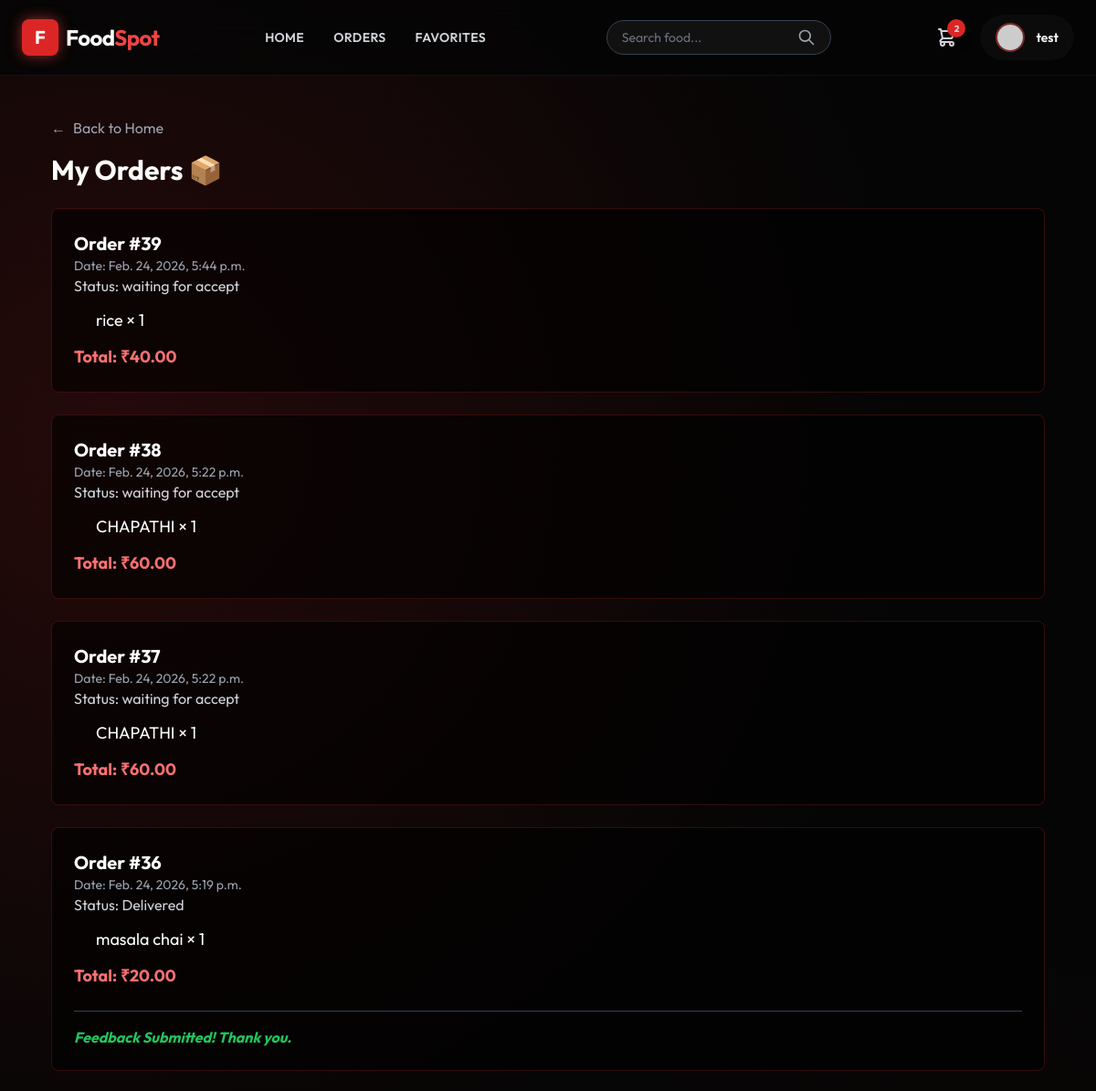
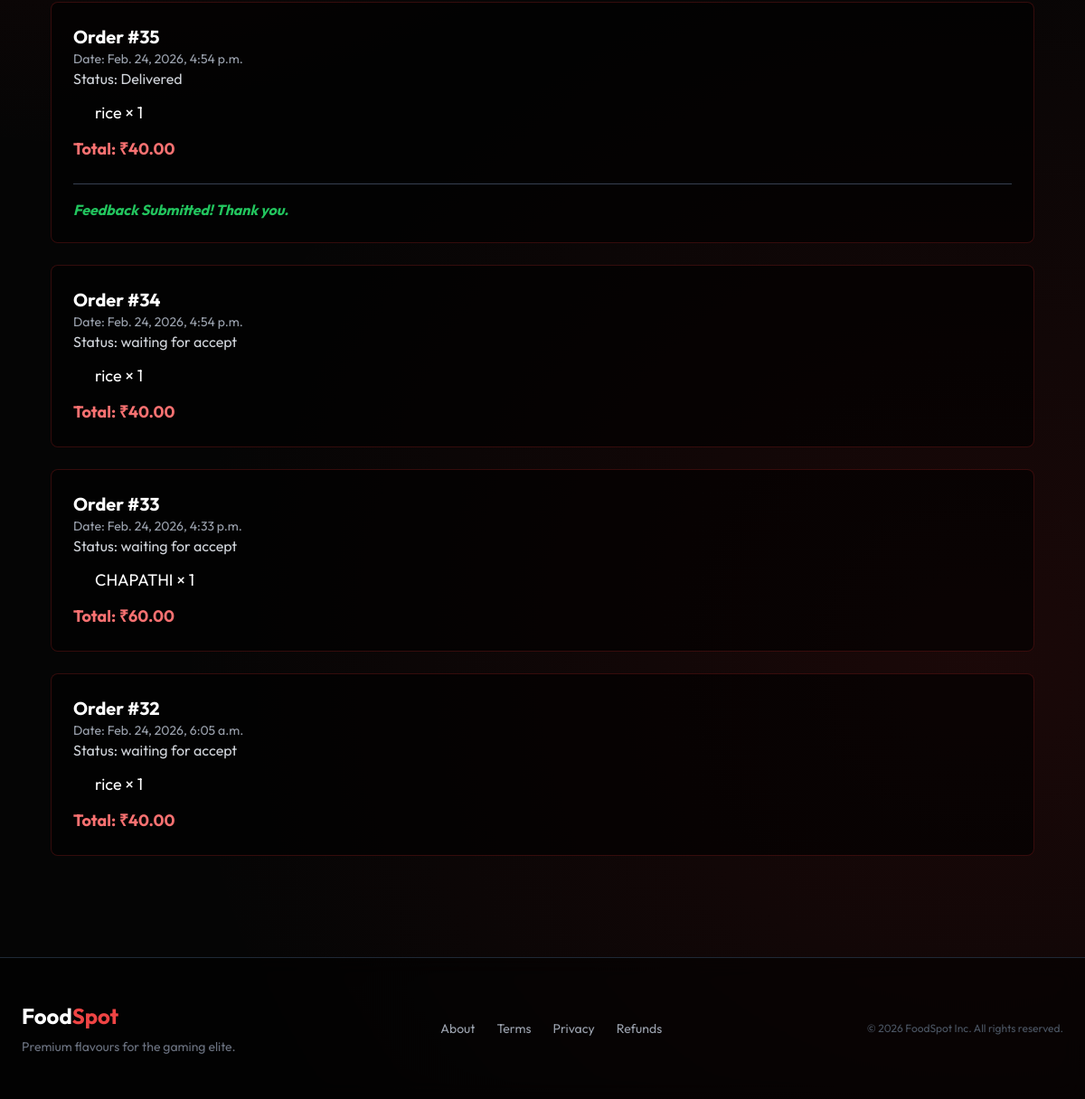
Page /my-orders/ (signed in) on the committed database (2 pictures, top to bottom).
### menu/models.py (models this page shows, shortened)
class Order(models.Model):
    orderitem = models.ForeignKey(Product, on_delete=models.CASCADE)
    customer = models.ForeignKey(User, on_delete=models.CASCADE)
    qty = models.IntegerField(default=1) # Kept this to avoid breaking Buy logic
    date_order = models.DateTimeField(auto_now_add=True)
    STATUS_CHOICES = (
        ('waiting for accept', 'waiting for accept'),
        ('accepted and cooking', 'accepted and cooking'),
        ('ready to pickup', 'ready to pickup'),
        ('Delivered', 'Delivered'),
        ('Cancelled', 'Cancelled'),
    )
    order_sts = models.CharField(max_length=50, choices=STATUS_CHOICES, default='waiting for accept')
    address = models.TextField(null=True, blank=True)
    price = models.DecimalField(max_digits=10, decimal_places=2, null=True)
    payment_method = models.CharField(max_length=50, default='COD')  # COD or GPay
    status_updated_at = models.DateTimeField(null=True, blank=True)  # For auto-status progression
    razorpay_order_id = models.CharField(max_length=200, null=True, blank=True)
    razorpay_payment_id = models.CharField(max_length=200, null=True, blank=True)
    razorpay_signature = models.CharField(max_length=200, null=True, blank=True)
    tracking_no = models.CharField(max_length=150, null=True, blank=True)

class Product(models.Model):
    category = models.ForeignKey(Category, on_delete=models.CASCADE)
    name = models.CharField(max_length=150, null=False, blank=False)
    product_image = models.ImageField(upload_to='images', null=True, blank=True)
    quantity = models.IntegerField(null=False, blank=False, default=0)
    original_price = models.DecimalField(max_digits=10, decimal_places=2, null=False)
    selling_price = models.DecimalField(max_digits=10, decimal_places=2, null=False)
    description = models.TextField(max_length=300, null=False)
    is_veg = models.BooleanField(default=False)

### menu/views.py (the view)
# urls.py: path("my-orders/", UserOrdersView.as_view(), name="my_orders"),
@method_decorator(signin_required, name="dispatch")
@method_decorator(never_cache, name="dispatch")
class UserOrdersView(View):
    def get(self, request):
        orders = Order.objects.filter(customer=request.user).order_by("-date_order")
        form = ReviewForm()
        return render(request, "menu/orders.html", {"orders": orders, "form": form})

### menu/forms.py
class ReviewForm(forms.ModelForm):
    class Meta:
        model = Review
        fields = ['rating', 'comment']
        widgets = {
            'rating': forms.NumberInput(attrs={
                "class": "w-full p-3 mb-4 bg-gray-800 text-white rounded outline-none focus:ring-2 focus:ring-red-500",
                "min": "1", "max": "5"
            }),
            'comment': forms.Textarea(attrs={
                "class": "w-full p-3 mb-4 bg-gray-800 text-white rounded outline-none h-24 focus:ring-2 focus:ring-red-500",
                "placeholder": "Enter your feedback"
            }),
        }

### menu/views.py (called while the page is built)
def signin_required(fn):
    def wrapper(request, *args, **kwargs):
        if not request.user.is_authenticated:
            return redirect("login")
        return fn(request, *args, **kwargs)
    return wrapper

### menu/templates/menu/orders.html (shortened to what this page needs)
{% extends 'menu/base.html' %}
{% block content %}
<div class="px-6 py-8">
    <div class="mb-4">
        <a href="{% url 'home' %}" class="text-gray-400 hover:text-white transition flex items-center gap-2 w-fit">
            <span>&larr;</span> Back to Home
        </a>
    </div>
    <h2 class="text-3xl font-bold mb-6">My Orders 📦</h2>
    {% if orders %}
    <div class="space-y-6">
        {% for order in orders %}
        <div class="bg-black/60 p-6 border border-red-900/40 rounded-lg">
            <h3 class="text-xl font-bold">Order #{{ order.id }}</h3>
            <p class="text-gray-400 text-sm">Date: {{ order.date_order }}</p>
            <p class="text-gray-300">Status: {{ order.order_sts }}</p>
            <div class="mt-3 mb-3 ml-6">
                {% if order.orderitem %}
                <p class="text-lg">{{ order.orderitem.name }} × {{ order.qty }}</p>
                {% else %}
                <p class="text-gray-500">Item unavailable</p>
                {% endif %}
            </div>
            <p class="text-red-400 text-lg font-bold">
                Total: ₹{{ order.price }}
            </p>
            {% if order.order_sts|lower == 'delivered' %}
            <div class="mt-6 border-t border-gray-700 pt-4">
                {% if order.review_set.exists %}
                <p class="text-green-500 font-bold italic">Feedback Submitted! Thank you.</p>
                {% endif %}
            </div>
            {% endif %}
        </div>
        {% endfor %}
    </div>
    {% else %}
    <p class="text-gray-400">No orders yet.</p>
    {% endif %}
</div>
{% endblock %}

### menu/templates/menu/base.html (shortened to what this page needs)
{% load static %}
<!DOCTYPE html>
<html lang="en">
<head>
    <script src="https://cdn.tailwindcss.com"></script>
</head>
<body class="flex flex-col min-h-screen">
    <nav class="glass-nav fixed w-full z-50 transition-all duration-300">
        <div class="max-w-7xl mx-auto px-6 py-4 flex justify-between items-center">
            <a href="{% url 'home' %}" class="flex items-center gap-2 group">
                <div
                    class="w-10 h-10 bg-red-600 rounded-lg flex items-center justify-center transform group-hover:rotate-12 transition duration-300 shadow-[0_0_15px_rgba(239,68,68,0.6)]">
                    <span class="text-white font-bold text-xl">F</span>
                </div>
                <span class="text-2xl font-bold tracking-tight group-hover:text-red-500 transition">Food<span
                        class="text-red-500">Spot</span></span>
            </a>
            {% if user.is_authenticated %}
            <div class="hidden md:flex items-center space-x-8 text-sm font-semibold uppercase tracking-wide">
                <a href="{% url 'home' %}" class="relative group text-gray-300 hover:text-white transition">
                    Home
                </a>
                <a href="{% url 'my_orders' %}" class="relative group text-gray-300 hover:text-white transition">
                    Orders
                </a>
                <a href="{% url 'favorites' %}" class="relative group text-gray-300 hover:text-white transition">
                    Favorites
                </a>
            </div>
            {% endif %}
            {% block search_bar %}
            <form action="{% url 'search' %}" method="GET"
                class="hidden md:flex items-center bg-white/5 border border-gray-700 rounded-full px-4 py-2 ml-4 focus-within:border-red-500/50 focus-within:bg-white/10 transition">
                <input type="text" name="q" placeholder="Search food..."
                    class="bg-transparent border-none text-sm text-white placeholder-gray-500 focus:outline-none w-48">
                <button type="submit" class="text-gray-400 hover:text-white transition">
                    <svg xmlns="http://www.w3.org/2000/svg" class="h-5 w-5" fill="none" viewBox="0 0 24 24"
                        stroke="currentColor">
                        <path stroke-linecap="round" stroke-linejoin="round" stroke-width="2"
                            d="M21 21l-6-6m2-5a7 7 0 11-14 0 7 7 0 0114 0z" />
                    </svg>
                </button>
            </form>
            {% endblock %}
            <div class="flex items-center space-x-6">
                {% if user.is_authenticated %}
                <a href="{% url 'cart' %}" class="relative group text-gray-300 hover:text-white transition">
                    {% if user.cart_set.count > 0 %}
                    <span
                        class="absolute -top-2 -right-2 bg-red-600 text-[10px] w-5 h-5 flex items-center justify-center rounded-full font-bold shadow-lg animate-bounce">
                        {{ user.cart_set.count }}
                    </span>
                    {% endif %}
                </a>
                {% endif %}
                {% if user.is_authenticated %}
                <a href="{% url 'profile' %}"
                    class="flex items-center gap-3 glass px-4 py-2 rounded-full hover:bg-white/10 transition border-transparent hover:border-red-500/30 group">
                    <div
                        class="w-8 h-8 rounded-full overflow-hidden border-2 border-red-500/50 group-hover:border-red-500 transition">
                        {% if user.profile.profile_pic %}
                        <img src="{{ user.profile.profile_pic.url }}" class="w-full h-full object-cover">
                        {% else %}
                        <img src="https://ui-avatars.com/api/?name={{ user.username }}&background=1f2937&color=fff"
                            class="w-full h-full object-cover">
                        {% endif %}
                    </div>
                    <span class="hidden md:block font-semibold text-sm">{{ user.username }}</span>
                </a>
                {% else %}
                <a href="{% url 'login' %}"
                    class="bg-red-600 hover:bg-red-700 text-white text-sm font-bold px-6 py-2.5 rounded-full shadow-[0_4px_14px_0_rgba(220,38,38,0.39)] hover:shadow-[0_6px_20px_rgba(220,38,38,0.23)] hover:-translate-y-0.5 transition ease-in-out">
                    Login
                </a>
                {% endif %}
            </div>
        </div>
    </nav>
    <main class="flex-grow pt-24 px-4 sm:px-6 lg:px-8 max-w-7xl mx-auto w-full fade-in">
        {% block content %}
        {% endblock %}
    </main>
    <footer class="mt-20 border-t border-gray-800 bg-black/50 backdrop-blur-md">
        <div class="max-w-7xl mx-auto py-12 px-6">
            <div class="flex flex-col md:flex-row justify-between items-center gap-6">
                <div class="text-center md:text-left">
                    <h3 class="text-2xl font-bold text-white mb-2">Food<span class="text-red-500">Spot</span></h3>
                    <p class="text-gray-500 text-sm">Premium flavours for the gaming elite.</p>
                </div>
                <div class="flex space-x-6 text-sm text-gray-400">
                    <a href="{% url 'about_us' %}" class="hover:text-red-500 transition">About</a>
                    <a href="{% url 'terms' %}" class="hover:text-red-500 transition">Terms</a>
                    <a href="{% url 'privacy' %}" class="hover:text-red-500 transition">Privacy</a>
                    <a href="{% url 'refund' %}" class="hover:text-red-500 transition">Refunds</a>
                </div>
                <p class="text-gray-600 text-xs">© 2026 FoodSpot Inc. All rights reserved.</p>
            </div>
        </div>
    </footer>
</body>
</html>

### menu/templates/menu/base.html (style rules this page uses)
body { font-family: 'Outfit', sans-serif; background-color: #050505; background-image: radial-gradient(circle at 10% 20%, rgba(220, 38, 38, 0.15) 0%, transparent 40%), radial-gradient(circle at 90% 80%, rgba(220, 38, 38, 0.1) 0%, transparent 40%); color: #fff; overflow-x: hidden; }
.glass { background: rgba(255, 255, 255, 0.03); backdrop-filter: blur(16px); -webkit-backdrop-filter: blur(16px); border: 1px solid rgba(255, 255, 255, 0.08); }
.glass-nav { background: rgba(5, 5, 5, 0.85); backdrop-filter: blur(20px); border-bottom: 1px solid rgba(255, 255, 255, 0.05); }
.fade-in { animation: fadeIn 0.6s ease-out forwards; opacity: 0; transform: translateY(10px); }

### rows in the picture
Order: id "39", date_order "Feb. 24, 2026, 5:44 p.m.", order_sts "waiting for accept", orderitem.name "rice", qty "1", price "40.00"
Order: id "38", date_order "Feb. 24, 2026, 5:22 p.m.", order_sts "waiting for accept", orderitem.name "CHAPATHI", qty "1", price "60.00"
Order: id "37", date_order "Feb. 24, 2026, 5:22 p.m.", order_sts "waiting for accept", orderitem.name "CHAPATHI", qty "1", price "60.00"
Order: id "36", date_order "Feb. 24, 2026, 5:19 p.m.", order_sts "Delivered", orderitem.name "masala chai", qty "1", price "20.00", shows "Feedback Submitted! Thank you."
Order: id "35", date_order "Feb. 24, 2026, 4:54 p.m.", order_sts "Delivered", orderitem.name "rice", qty "1", price "40.00", shows "Feedback Submitted! Thank you."
Order: id "34", date_order "Feb. 24, 2026, 4:54 p.m.", order_sts "waiting for accept", orderitem.name "rice", qty "1", price "40.00"
Order: id "33", date_order "Feb. 24, 2026, 4:33 p.m.", order_sts "waiting for accept", orderitem.name "CHAPATHI", qty "1", price "60.00"
Order: id "32", date_order "Feb. 24, 2026, 6:05 a.m.", order_sts "waiting for accept", orderitem.name "rice", qty "1", price "40.00"

### other values in the picture
{{ user.cart_set.count }} "2"
{{ user.username }} "test"
